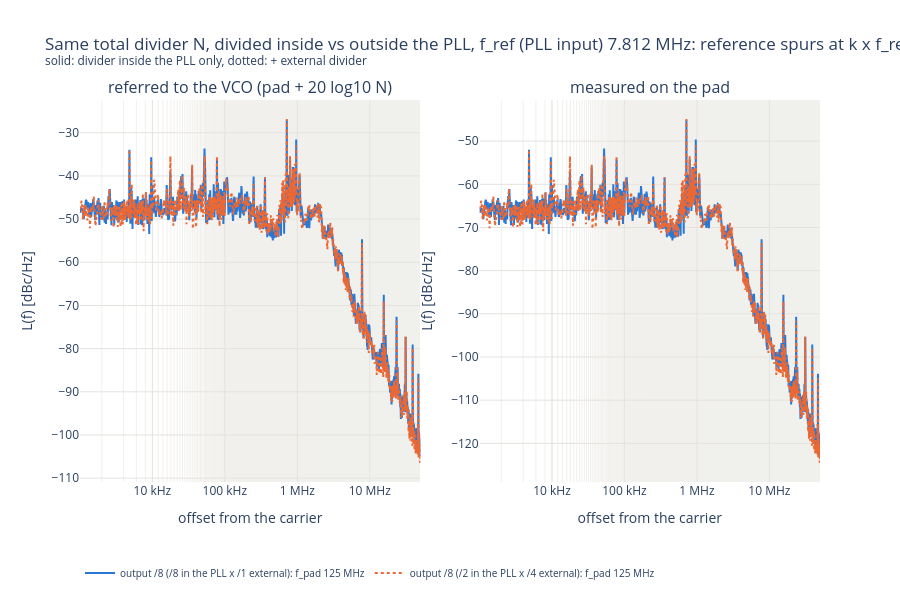
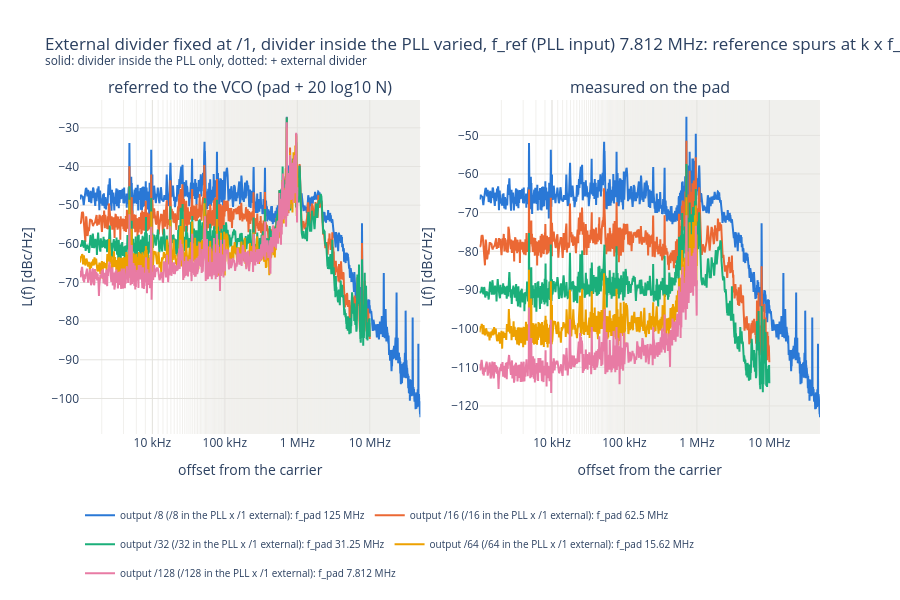
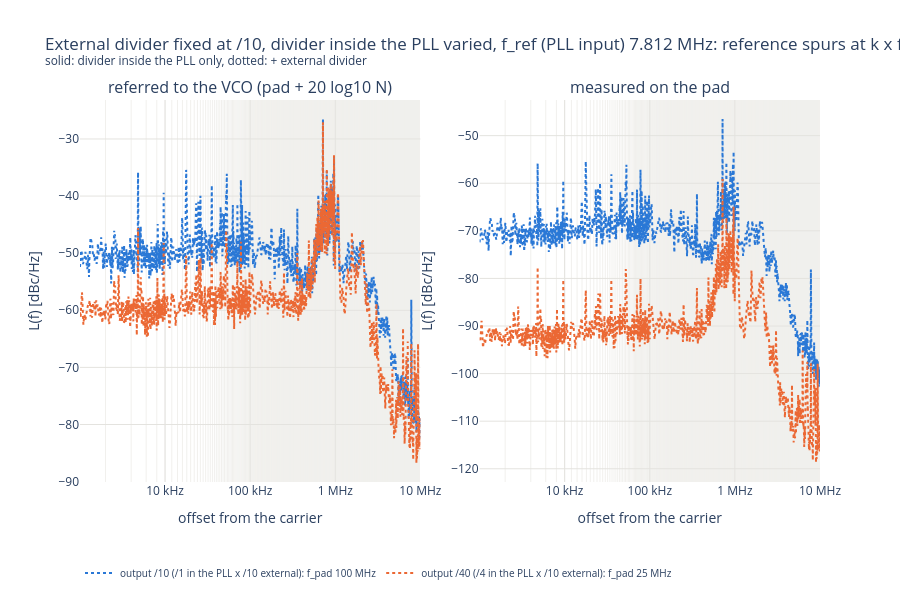

The code cell stored with these charts, in order, in its notebook:
### Code cell
# Phase noise per divider, split in two comparisons. Left: referred to the VCO (pad + 20 log10 N), where the curves
# ideally coincide; right: as measured on the pad. Legend: total output divider, its split inside / outside the
# PLL, f_pad.
from plotly.subplots import make_subplots

PALETTE_N = ["#2a78d6", "#eb6834", "#1baf7a", "#eda100", "#e87ba4", "#008300", "#4a3aa7", "#e34948"]


def plot_phase_noise(sel, title, name):
    """Full curves (L_trace) of the dividers in `sel`: referred to the VCO (left) and on the pad (right)."""
    fig = make_subplots(rows=1, cols=2, horizontal_spacing=0.08,
                        subplot_titles=("referred to the VCO (pad + 20 log10 N)", "measured on the pad"))
    for i, r in enumerate(sel.sort_values(["total_div", "ext_div"]).itertuples()):
        lt = traces[(traces["divider"] == r.divider) & (traces["kind"] == "L_trace")]
        if lt.empty:
            continue
        label = (f"output /{r.total_div:.0f} (/{r.pll_div:.0f} in the PLL x /{r.ext_div:.0f} external): "
                 f"f_pad {r.f_out_meas / 1e6:.4g} MHz")
        line = dict(color=PALETTE_N[i % len(PALETTE_N)], width=2, dash="dot" if r.ext_div > 1 else "solid")
        for col, add_db in ((1, 20 * np.log10(r.total_div)), (2, 0.0)):
            fig.add_scatter(x=lt["freq"], y=lt["level_dbm"] + add_db, mode="lines", name=label, legendgroup=label,
                            showlegend=col == 1, line=line, row=1, col=col,
                            hovertemplate=f"{r.divider}<br>%{{x:.3s}}Hz: %{{y:.1f}} dBc/Hz<extra></extra>")
    fig.update_layout(title=f"{title}, {REF_TXT}<br><sup>solid: divider inside the PLL only, dotted: + external "
                            "divider</sup>",
                      template="plotly_white", height=600, legend=dict(orientation="h", y=-0.2, font=dict(size=10)),
                      hoverlabel=dict(namelength=-1))
    fig.update_xaxes(title="offset from the carrier", gridcolor=GRID, **OFFSET_AXIS)
    fig.update_yaxes(title="L(f) [dBc/Hz]", gridcolor=GRID)
    save(fig, name)


# 1. Same total divider N, split differently between inside and outside the PLL
same_n = ok.groupby("total_div").filter(lambda d: d["pll_div"].nunique() > 1)
if len(same_n):
    plot_phase_noise(same_n, "Same total divider N, divided inside vs outside the PLL", "phase_noise_same_n")
# 2. Fixed external divider, divider inside the PLL varied: one figure per external divider
for ext, d in ok.groupby("ext_div"):
    if d["pll_div"].nunique() > 1:
        plot_phase_noise(d, f"External divider fixed at /{ext:.0f}, divider inside the PLL varied",
                         f"phase_noise_ext{ext:.0f}")

### Figure 1 — Plotly figure (JSON) as saved in the notebook; plotly's stock layout.template omitted (floating-point values rounded to 4 significant figures; data arrays with more than 128 entries replaced by an {"elided": "..."} marker saying what was removed)
{"data": [{"hovertemplate": "int /8<br>%{x:.3s}Hz: %{y:.1f} dBc/Hz<extra></extra>", "legendgroup": "output /8 (/8 in the PLL x /1 external): f_pad 125 MHz", "line": {"color": "#2a78d6", "dash": "solid", "width": 2}, "mode": "lines", "name": "output /8 (/8 in the PLL x /1 external): f_pad 125 MHz", "showlegend": true, "type": "scatter", "x": {"elided": "8001 float values"}, "xaxis": "x", "y": {"elided": "8001 float values"}, "yaxis": "y"}, {"hovertemplate": "int /8<br>%{x:.3s}Hz: %{y:.1f} dBc/Hz<extra></extra>", "legendgroup": "output /8 (/8 in the PLL x /1 external): f_pad 125 MHz", "line": {"color": "#2a78d6", "dash": "solid", "width": 2}, "mode": "lines", "name": "output /8 (/8 in the PLL x /1 external): f_pad 125 MHz", "showlegend": false, "type": "scatter", "x": {"elided": "8001 float values"}, "xaxis": "x2", "y": {"elided": "8001 float values"}, "yaxis": "y2"}, {"hovertemplate": "ext /2 x /4<br>%{x:.3s}Hz: %{y:.1f} dBc/Hz<extra></extra>", "legendgroup": "output /8 (/2 in the PLL x /4 external): f_pad 125 MHz", "line": {"color": "#eb6834", "dash": "dot", "width": 2}, "mode": "lines", "name": "output /8 (/2 in the PLL x /4 external): f_pad 125 MHz", "showlegend": true, "type": "scatter", "x": {"elided": "8001 float values"}, "xaxis": "x", "y": {"elided": "8001 float values"}, "yaxis": "y"}, {"hovertemplate": "ext /2 x /4<br>%{x:.3s}Hz: %{y:.1f} dBc/Hz<extra></extra>", "legendgroup": "output /8 (/2 in the PLL x /4 external): f_pad 125 MHz", "line": {"color": "#eb6834", "dash": "dot", "width": 2}, "mode": "lines", "name": "output /8 (/2 in the PLL x /4 external): f_pad 125 MHz", "showlegend": false, "type": "scatter", "x": {"elided": "8001 float values"}, "xaxis": "x2", "y": {"elided": "8001 float values"}, "yaxis": "y2"}], "layout": {"annotations": [{"font": {"size": 16}, "showarrow": false, "text": "referred to the VCO (pad + 20 log10 N)", "x": 0.23, "xanchor": "center", "xref": "paper", "y": 1, "yanchor": "bottom", "yref": "paper"}, {"font": {"size": 16}, "showarrow": false, "text": "measured on the pad", "x": 0.77, "xanchor": "center", "xref": "paper", "y": 1, "yanchor": "bottom", "yref": "paper"}], "height": 600, "hoverlabel": {"namelength": -1}, "legend": {"font": {"size": 10}, "orientation": "h", "y": -0.2}, "title": {"text": "Same total divider N, divided inside vs outside the PLL, f_ref (PLL input) 7.812 MHz: reference spurs at k x f_ref<br><sup>solid: divider inside the PLL only, dotted: + external divider</sup>"}, "xaxis": {"anchor": "y", "domain": [0, 0.46], "gridcolor": "#e4e3df", "minor": {"gridcolor": "#f1f0ed", "showgrid": true}, "ticktext": ["1 kHz", "10 kHz", "100 kHz", "1 MHz", "10 MHz", "100 MHz"], "tickvals": [1000, 10000, 100000, 1000000, 10000000, 100000000], "title": {"text": "offset from the carrier"}, "type": "log"}, "xaxis2": {"anchor": "y2", "domain": [0.54, 1], "gridcolor": "#e4e3df", "minor": {"gridcolor": "#f1f0ed", "showgrid": true}, "ticktext": ["1 kHz", "10 kHz", "100 kHz", "1 MHz", "10 MHz", "100 MHz"], "tickvals": [1000, 10000, 100000, 1000000, 10000000, 100000000], "title": {"text": "offset from the carrier"}, "type": "log"}, "yaxis": {"anchor": "x", "domain": [0, 1], "gridcolor": "#e4e3df", "title": {"text": "L(f) [dBc/Hz]"}}, "yaxis2": {"anchor": "x2", "domain": [0, 1], "gridcolor": "#e4e3df", "title": {"text": "L(f) [dBc/Hz]"}}}}

### Figure 2 — Plotly figure (JSON) as saved in the notebook; plotly's stock layout.template omitted (floating-point values rounded to 4 significant figures; data arrays with more than 128 entries replaced by an {"elided": "..."} marker saying what was removed)
{"data": [{"hovertemplate": "int /8<br>%{x:.3s}Hz: %{y:.1f} dBc/Hz<extra></extra>", "legendgroup": "output /8 (/8 in the PLL x /1 external): f_pad 125 MHz", "line": {"color": "#2a78d6", "dash": "solid", "width": 2}, "mode": "lines", "name": "output /8 (/8 in the PLL x /1 external): f_pad 125 MHz", "showlegend": true, "type": "scatter", "x": {"elided": "8001 float values"}, "xaxis": "x", "y": {"elided": "8001 float values"}, "yaxis": "y"}, {"hovertemplate": "int /8<br>%{x:.3s}Hz: %{y:.1f} dBc/Hz<extra></extra>", "legendgroup": "output /8 (/8 in the PLL x /1 external): f_pad 125 MHz", "line": {"color": "#2a78d6", "dash": "solid", "width": 2}, "mode": "lines", "name": "output /8 (/8 in the PLL x /1 external): f_pad 125 MHz", "showlegend": false, "type": "scatter", "x": {"elided": "8001 float values"}, "xaxis": "x2", "y": {"elided": "8001 float values"}, "yaxis": "y2"}, {"hovertemplate": "int /16<br>%{x:.3s}Hz: %{y:.1f} dBc/Hz<extra></extra>", "legendgroup": "output /16 (/16 in the PLL x /1 external): f_pad 62.5 MHz", "line": {"color": "#eb6834", "dash": "solid", "width": 2}, "mode": "lines", "name": "output /16 (/16 in the PLL x /1 external): f_pad 62.5 MHz", "showlegend": true, "type": "scatter", "x": {"elided": "6000 float values"}, "xaxis": "x", "y": {"elided": "6000 float values"}, "yaxis": "y"}, {"hovertemplate": "int /16<br>%{x:.3s}Hz: %{y:.1f} dBc/Hz<extra></extra>", "legendgroup": "output /16 (/16 in the PLL x /1 external): f_pad 62.5 MHz", "line": {"color": "#eb6834", "dash": "solid", "width": 2}, "mode": "lines", "name": "output /16 (/16 in the PLL x /1 external): f_pad 62.5 MHz", "showlegend": false, "type": "scatter", "x": {"elided": "6000 float values"}, "xaxis": "x2", "y": {"elided": "6000 float values"}, "yaxis": "y2"}, {"hovertemplate": "int /32<br>%{x:.3s}Hz: %{y:.1f} dBc/Hz<extra></extra>", "legendgroup": "output /32 (/32 in the PLL x /1 external): f_pad 31.25 MHz", "line": {"color": "#1baf7a", "dash": "solid", "width": 2}, "mode": "lines", "name": "output /32 (/32 in the PLL x /1 external): f_pad 31.25 MHz", "showlegend": true, "type": "scatter", "x": {"elided": "6000 float values"}, "xaxis": "x", "y": {"elided": "6000 float values"}, "yaxis": "y"}, {"hovertemplate": "int /32<br>%{x:.3s}Hz: %{y:.1f} dBc/Hz<extra></extra>", "legendgroup": "output /32 (/32 in the PLL x /1 external): f_pad 31.25 MHz", "line": {"color": "#1baf7a", "dash": "solid", "width": 2}, "mode": "lines", "name": "output /32 (/32 in the PLL x /1 external): f_pad 31.25 MHz", "showlegend": false, "type": "scatter", "x": {"elided": "6000 float values"}, "xaxis": "x2", "y": {"elided": "6000 float values"}, "yaxis": "y2"}, {"hovertemplate": "int /64<br>%{x:.3s}Hz: %{y:.1f} dBc/Hz<extra></extra>", "legendgroup": "output /64 (/64 in the PLL x /1 external): f_pad 15.62 MHz", "line": {"color": "#eda100", "dash": "solid", "width": 2}, "mode": "lines", "name": "output /64 (/64 in the PLL x /1 external): f_pad 15.62 MHz", "showlegend": true, "type": "scatter", "x": {"elided": "4500 float values"}, "xaxis": "x", "y": {"elided": "4500 float values"}, "yaxis": "y"}, {"hovertemplate": "int /64<br>%{x:.3s}Hz: %{y:.1f} dBc/Hz<extra></extra>", "legendgroup": "output /64 (/64 in the PLL x /1 external): f_pad 15.62 MHz", "line": {"color": "#eda100", "dash": "solid", "width": 2}, "mode": "lines", "name": "output /64 (/64 in the PLL x /1 external): f_pad 15.62 MHz", "showlegend": false, "type": "scatter", "x": {"elided": "4500 float values"}, "xaxis": "x2", "y": {"elided": "4500 float values"}, "yaxis": "y2"}, {"hovertemplate": "int /128<br>%{x:.3s}Hz: %{y:.1f} dBc/Hz<extra></extra>", "legendgroup": "output /128 (/128 in the PLL x /1 external): f_pad 7.812 MHz", "line": {"color": "#e87ba4", "dash": "solid", "width": 2}, "mode": "lines", "name": "output /128 (/128 in the PLL x /1 external): f_pad 7.812 MHz", "showlegend": true, "type": "scatter", "x": {"elided": "4500 float values"}, "xaxis": "x", "y": {"elided": "4500 float values"}, "yaxis": "y"}, {"hovertemplate": "int /128<br>%{x:.3s}Hz: %{y:.1f} dBc/Hz<extra></extra>", "legendgroup": "output /128 (/128 in the PLL x /1 external): f_pad 7.812 MHz", "line": {"color": "#e87ba4", "dash": "solid", "width": 2}, "mode": "lines", "name": "output /128 (/128 in the PLL x /1 external): f_pad 7.812 MHz", "showlegend": false, "type": "scatter", "x": {"elided": "4500 float values"}, "xaxis": "x2", "y": {"elided": "4500 float values"}, "yaxis": "y2"}], "layout": {"annotations": [{"font": {"size": 16}, "showarrow": false, "text": "referred to the VCO (pad + 20 log10 N)", "x": 0.23, "xanchor": "center", "xref": "paper", "y": 1, "yanchor": "bottom", "yref": "paper"}, {"font": {"size": 16}, "showarrow": false, "text": "measured on the pad", "x": 0.77, "xanchor": "center", "xref": "paper", "y": 1, "yanchor": "bottom", "yref": "paper"}], "height": 600, "hoverlabel": {"namelength": -1}, "legend": {"font": {"size": 10}, "orientation": "h", "y": -0.2}, "title": {"text": "External divider fixed at /1, divider inside the PLL varied, f_ref (PLL input) 7.812 MHz: reference spurs at k x f_ref<br><sup>solid: divider inside the PLL only, dotted: + external divider</sup>"}, "xaxis": {"anchor": "y", "domain": [0, 0.46], "gridcolor": "#e4e3df", "minor": {"gridcolor": "#f1f0ed", "showgrid": true}, "ticktext": ["1 kHz", "10 kHz", "100 kHz", "1 MHz", "10 MHz", "100 MHz"], "tickvals": [1000, 10000, 100000, 1000000, 10000000, 100000000], "title": {"text": "offset from the carrier"}, "type": "log"}, "xaxis2": {"anchor": "y2", "domain": [0.54, 1], "gridcolor": "#e4e3df", "minor": {"gridcolor": "#f1f0ed", "showgrid": true}, "ticktext": ["1 kHz", "10 kHz", "100 kHz", "1 MHz", "10 MHz", "100 MHz"], "tickvals": [1000, 10000, 100000, 1000000, 10000000, 100000000], "title": {"text": "offset from the carrier"}, "type": "log"}, "yaxis": {"anchor": "x", "domain": [0, 1], "gridcolor": "#e4e3df", "title": {"text": "L(f) [dBc/Hz]"}}, "yaxis2": {"anchor": "x2", "domain": [0, 1], "gridcolor": "#e4e3df", "title": {"text": "L(f) [dBc/Hz]"}}}}

### Figure 3 — Plotly figure (JSON) as saved in the notebook; plotly's stock layout.template omitted (floating-point values rounded to 4 significant figures; data arrays with more than 128 entries replaced by an {"elided": "..."} marker saying what was removed)
{"data": [{"hovertemplate": "ext /1 x /10<br>%{x:.3s}Hz: %{y:.1f} dBc/Hz<extra></extra>", "legendgroup": "output /10 (/1 in the PLL x /10 external): f_pad 100 MHz", "line": {"color": "#2a78d6", "dash": "dot", "width": 2}, "mode": "lines", "name": "output /10 (/1 in the PLL x /10 external): f_pad 100 MHz", "showlegend": true, "type": "scatter", "x": {"elided": "6000 float values"}, "xaxis": "x", "y": {"elided": "6000 float values"}, "yaxis": "y"}, {"hovertemplate": "ext /1 x /10<br>%{x:.3s}Hz: %{y:.1f} dBc/Hz<extra></extra>", "legendgroup": "output /10 (/1 in the PLL x /10 external): f_pad 100 MHz", "line": {"color": "#2a78d6", "dash": "dot", "width": 2}, "mode": "lines", "name": "output /10 (/1 in the PLL x /10 external): f_pad 100 MHz", "showlegend": false, "type": "scatter", "x": {"elided": "6000 float values"}, "xaxis": "x2", "y": {"elided": "6000 float values"}, "yaxis": "y2"}, {"hovertemplate": "ext /4 x /10<br>%{x:.3s}Hz: %{y:.1f} dBc/Hz<extra></extra>", "legendgroup": "output /40 (/4 in the PLL x /10 external): f_pad 25 MHz", "line": {"color": "#eb6834", "dash": "dot", "width": 2}, "mode": "lines", "name": "output /40 (/4 in the PLL x /10 external): f_pad 25 MHz", "showlegend": true, "type": "scatter", "x": {"elided": "6000 float values"}, "xaxis": "x", "y": {"elided": "6000 float values"}, "yaxis": "y"}, {"hovertemplate": "ext /4 x /10<br>%{x:.3s}Hz: %{y:.1f} dBc/Hz<extra></extra>", "legendgroup": "output /40 (/4 in the PLL x /10 external): f_pad 25 MHz", "line": {"color": "#eb6834", "dash": "dot", "width": 2}, "mode": "lines", "name": "output /40 (/4 in the PLL x /10 external): f_pad 25 MHz", "showlegend": false, "type": "scatter", "x": {"elided": "6000 float values"}, "xaxis": "x2", "y": {"elided": "6000 float values"}, "yaxis": "y2"}], "layout": {"annotations": [{"font": {"size": 16}, "showarrow": false, "text": "referred to the VCO (pad + 20 log10 N)", "x": 0.23, "xanchor": "center", "xref": "paper", "y": 1, "yanchor": "bottom", "yref": "paper"}, {"font": {"size": 16}, "showarrow": false, "text": "measured on the pad", "x": 0.77, "xanchor": "center", "xref": "paper", "y": 1, "yanchor": "bottom", "yref": "paper"}], "height": 600, "hoverlabel": {"namelength": -1}, "legend": {"font": {"size": 10}, "orientation": "h", "y": -0.2}, "title": {"text": "External divider fixed at /10, divider inside the PLL varied, f_ref (PLL input) 7.812 MHz: reference spurs at k x f_ref<br><sup>solid: divider inside the PLL only, dotted: + external divider</sup>"}, "xaxis": {"anchor": "y", "domain": [0, 0.46], "gridcolor": "#e4e3df", "minor": {"gridcolor": "#f1f0ed", "showgrid": true}, "ticktext": ["1 kHz", "10 kHz", "100 kHz", "1 MHz", "10 MHz", "100 MHz"], "tickvals": [1000, 10000, 100000, 1000000, 10000000, 100000000], "title": {"text": "offset from the carrier"}, "type": "log"}, "xaxis2": {"anchor": "y2", "domain": [0.54, 1], "gridcolor": "#e4e3df", "minor": {"gridcolor": "#f1f0ed", "showgrid": true}, "ticktext": ["1 kHz", "10 kHz", "100 kHz", "1 MHz", "10 MHz", "100 MHz"], "tickvals": [1000, 10000, 100000, 1000000, 10000000, 100000000], "title": {"text": "offset from the carrier"}, "type": "log"}, "yaxis": {"anchor": "x", "domain": [0, 1], "gridcolor": "#e4e3df", "title": {"text": "L(f) [dBc/Hz]"}}, "yaxis2": {"anchor": "x2", "domain": [0, 1], "gridcolor": "#e4e3df", "title": {"text": "L(f) [dBc/Hz]"}}}}
